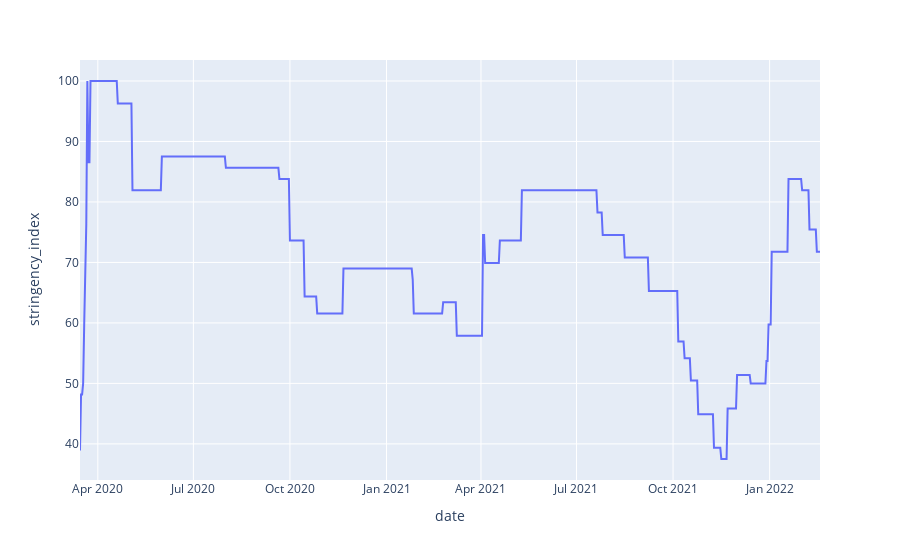

The notebook cell this image was saved under:
### Code cell
fig = px.line(covid_data2, x='date', y='stringency_index')
fig.show()

### Figure 1 — Plotly figure (JSON) as saved in the notebook; plotly's stock layout.template omitted (floating-point values rounded to 4 significant figures; data arrays with more than 128 entries replaced by an {"elided": "..."} marker saying what was removed)
{"data": [{"hovertemplate": "date=%{x}<br>stringency_index=%{y}<extra></extra>", "legendgroup": "", "line": {"color": "#636efa", "dash": "solid"}, "marker": {"symbol": "circle"}, "mode": "lines", "name": "", "orientation": "v", "showlegend": false, "type": "scatter", "x": {"elided": "706 str values"}, "xaxis": "x", "y": {"elided": "706 float values"}, "yaxis": "y"}], "layout": {"legend": {"tracegroupgap": 0}, "margin": {"t": 60}, "xaxis": {"anchor": "y", "domain": [0, 1], "title": {"text": "date"}}, "yaxis": {"anchor": "x", "domain": [0, 1], "title": {"text": "stringency_index"}}}}
